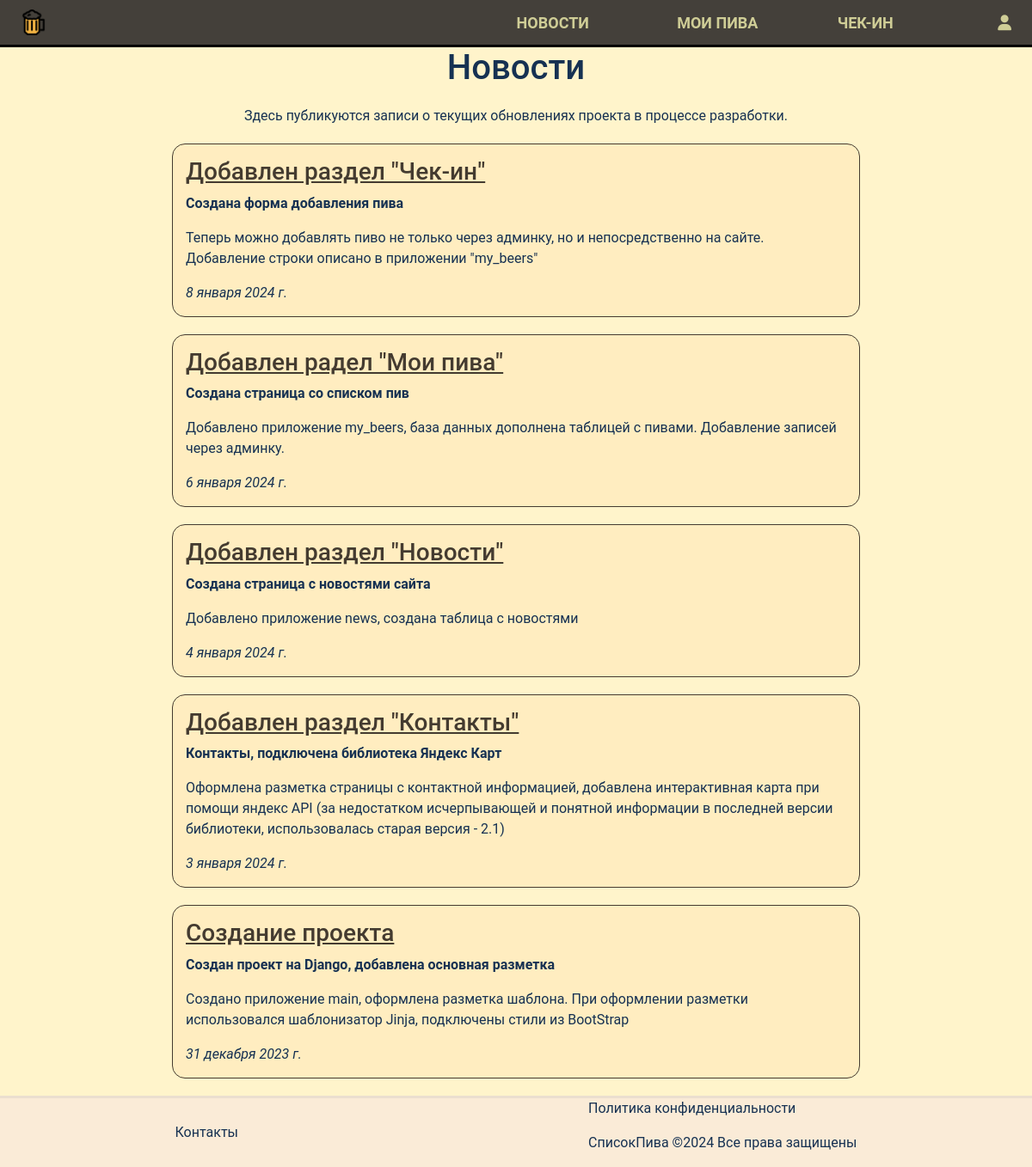
Page /news/ on the committed database.
### news/models.py (models this page shows, shortened)
class Articles(models.Model):
    title = models.CharField('Название', max_length=50)
    anons = models.CharField('Анонс', max_length=250)
    full_text = models.TextField('Новость')
    date = models.DateField('Дата публикации')
    class Meta:
        verbose_name = 'Новость'
        verbose_name_plural = 'Новости'

### news/views.py (the view)
# urls.py: path('news/', include('news.urls')),
def news(request):
    data['title'] = menu[1]['link_title']
    data['news'] = Articles.objects.order_by('-date')
    return render(request, 'news/news.html', data)

### news/templates/news/news.html (shortened to what this page needs)
{% extends 'main/layout.html' %}
{% block content %}
<div class="news">
  <h1>{{title}}</h1>
  <div class='info'>
    Здесь публикуются записи о текущих обновлениях проекта в процессе разработки.
  </div>
  {% for el in news %}
    <div class='new-item'>
        <h3>{{ el.title }}</h3>
        <p><b>{{ el.anons }}</b></p>
        <p>{{ el.full_text }}</p>
        <i>{{ el.date }}</i>
    </div>
  {% endfor %}
</div>
{% endblock %}

### main/static/main/css/main.css (style rules this page uses)
html, body { min-height: 100%; }
body { margin: 0; padding: 0; font-family: "Roboto"; font-style: normal; font-weight: 400; background-color: rgba(255, 227, 115, 0.366); color: #163152; display: flex; flex-direction: column; height: 100vh; justify-content: flex-start; }
h1 { text-align: center }
.contacts a, p { margin-right: auto; }
.info { text-align: center; width: 800px; margin: 20px auto 0 auto; }
.new-item { width: 800px; margin: 20px auto 0 auto; padding: 15px; text-align: left; background-color: rgba(255, 207, 145, 0.187); border: 1px solid rgb(68, 59, 48); border-radius: 15px; }
.new-item h3 { text-decoration: underline; color: rgb(68, 59, 48); }

### rows in the picture
Articles: title "Добавлен раздел \"Чек-ин\"", anons "Создана форма добавления пива", full_text "Теперь можно добавлять пиво не только через админку, но и непосредственно на сайте. Добавление строки описано в приложении \"my_beers\"", date "8 января 2024 г."
Articles: title "Добавлен радел \"Мои пива\"", anons "Создана страница со списком пив", full_text "Добавлено приложение my_beers, база данных дополнена таблицей с пивами. Добавление записей через админку.", date "6 января 2024 г."
Articles: title "Добавлен раздел \"Новости\"", anons "Создана страница с новостями сайта", full_text "Добавлено приложение news, создана таблица с новостями", date "4 января 2024 г."
Articles: title "Добавлен раздел \"Контакты\"", anons "Контакты, подключена библиотека Яндекс Карт", full_text "Оформлена разметка страницы с контактной информацией, добавлена интерактивная карта при помощи яндекс API (за недостатком исчерпывающей и понятной информации в последней версии библиотеки, использовалась старая версия - 2.1)", date "3 января 2024 г."
Articles: title "Создание проекта", anons "Создан проект на Django, добавлена основная разметка", full_text "Создано приложение main, оформлена разметка шаблона. При оформлении разметки использовался шаблонизатор Jinja, подключены стили из BootStrap", date "31 декабря 2023 г."

### other values in the picture
{{ i.link_title }} "НОВОСТИ" "МОИ ПИВА" "ЧЕК-ИН"
{{ title }} "Новости"
